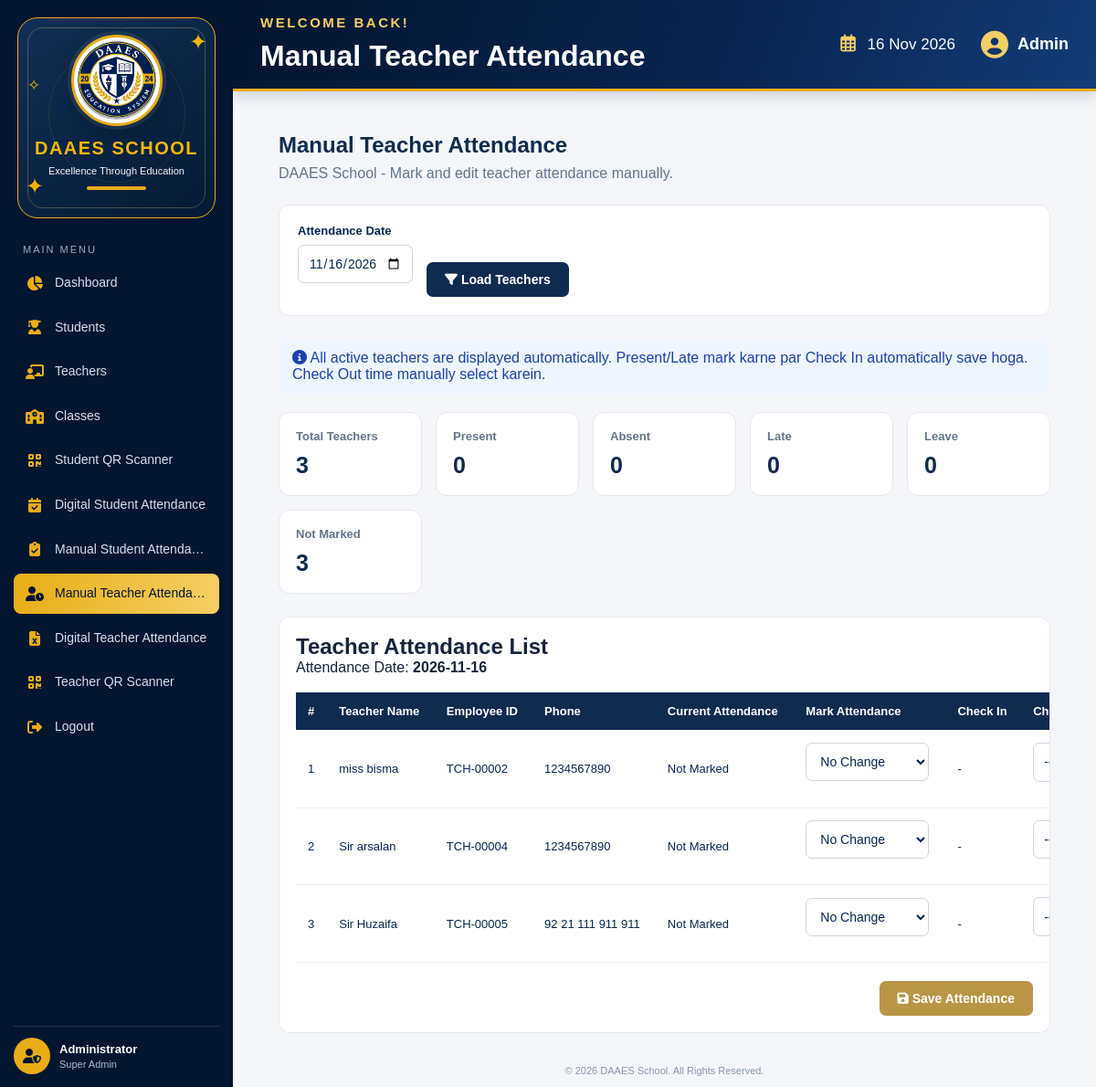
/attendance/teacher_manual_attendance.php, run on the app's committed database.
### tables this page shows
CREATE TABLE `teachers` (
  `id` int(11) NOT NULL,
  `user_id` int(11) DEFAULT NULL,
  `employee_id` varchar(50) NOT NULL,
  `qr_token` varchar(64) DEFAULT NULL,
  `full_name` varchar(150) NOT NULL,
  `father_name` varchar(150) DEFAULT NULL,
  `gender` enum('Male','Female') DEFAULT NULL,
  `date_of_birth` date DEFAULT NULL,
  `phone` varchar(25) DEFAULT NULL,
  `email` varchar(150) DEFAULT NULL,
  `address` text DEFAULT NULL,
  `qualification` varchar(150) DEFAULT NULL,
  `academic_qualification` varchar(150) DEFAULT NULL,
  `specific_qualification` varchar(150) DEFAULT NULL,
  `joining_date` date DEFAULT NULL,
  `salary` decimal(12,2) DEFAULT 0.00,
  `photo` varchar(255) DEFAULT NULL,
  `status` enum('active','inactive') DEFAULT 'active',
  `created_at` timestamp NOT NULL DEFAULT current_timestamp()
);

### attendance/teacher_manual_attendance.php (the view, shortened to what this page needs)
<?php
require_once __DIR__ . '/../config/database.php';
$db = $conn ?? $mysqli ?? $con ?? $connection ?? null;
$db->set_charset("utf8mb4");
function teacher_manual_e($value)
{
    return htmlspecialchars(
        (string)($value ?? ''),
        ENT_QUOTES,
        'UTF-8'
    );
}
$today = date('Y-m-d');
$selectedDate = $_POST['attendance_date']
    ?? $_GET['date']
    ?? $today;
$teachers = [];
$teacherSql = "
    SELECT
        t.id AS database_id,
        t.employee_id,
        t.full_name,
        t.phone,
        t.email,
        a.status AS attendance_status,
        a.check_in,
        a.check_out,
        a.remarks
    FROM teachers t
    LEFT JOIN teacher_attendance a
        ON a.teacher_id = t.id
        AND a.attendance_date = ?
    WHERE t.status = 'active'
    ORDER BY t.full_name ASC
";
$teacherStmt = $db->prepare($teacherSql);
$teacherStmt->bind_param("s", $selectedDate);
$teacherStmt->execute();
$teacherResult = $teacherStmt->get_result();
while ($row = $teacherResult->fetch_assoc()) {
    $teachers[] = $row;
}
$presentCount = 0;
$absentCount = 0;
$lateCount = 0;
$leaveCount = 0;
$unmarkedCount = 0;
foreach ($teachers as $teacher) {
    switch ($teacher['attendance_status']) {
        default:
            $unmarkedCount++;
            break;
    }
}
$totalTeachers = count($teachers);
?>
<div class="teacher-manual-container">
    <div class="teacher-manual-heading">
        <h1>Manual Teacher Attendance</h1>
        <p>
            DAAES School - Mark and edit teacher attendance manually.
        </p>
    </div>
    <form method="GET" class="teacher-manual-filters">
        <div>
            <label>Attendance Date</label>
            <input
                type="date"
                name="date"
                value="<?= teacher_manual_e($selectedDate) ?>"
                max="<?= teacher_manual_e($today) ?>"
                required
            >
        </div>
        <button
            type="submit"
            class="teacher-manual-btn teacher-manual-primary"
        >
            <i class="fas fa-filter"></i>
            Load Teachers
        </button>
    </form>
    <div class="teacher-manual-info">
        <i class="fas fa-info-circle"></i>
        All active teachers are displayed automatically.
        Present/Late mark karne par Check In automatically save hoga.
        Check Out time manually select karein.
    </div>
    <div class="teacher-manual-cards">
        <div class="teacher-manual-card">
            <h3>Total Teachers</h3>
            <p><?= $totalTeachers ?></p>
        </div>
        <div class="teacher-manual-card">
            <h3>Present</h3>
            <p><?= $presentCount ?></p>
        </div>
        <div class="teacher-manual-card">
            <h3>Absent</h3>
            <p><?= $absentCount ?></p>
        </div>
        <div class="teacher-manual-card">
            <h3>Late</h3>
            <p><?= $lateCount ?></p>
        </div>
        <div class="teacher-manual-card">
            <h3>Leave</h3>
            <p><?= $leaveCount ?></p>
        </div>
        <div class="teacher-manual-card">
            <h3>Not Marked</h3>
            <p><?= $unmarkedCount ?></p>
        </div>
    </div>
    <form method="POST">
        <div class="teacher-manual-table-wrapper">
            <h2>Teacher Attendance List</h2>
            <p>
                Attendance Date:
                <strong><?= teacher_manual_e($selectedDate) ?></strong>
            </p>
            <br>
            <table class="teacher-manual-table">
                <thead>
                    <tr>
                        <th>#</th>
                        <th>Teacher Name</th>
                        <th>Employee ID</th>
                        <th>Phone</th>
                        <th>Current Attendance</th>
                        <th>Mark Attendance</th>
                        <th>Check In</th>
                        <th>Check Out</th>
                    </tr>
                </thead>
                <tbody>
                    <?php if (!empty($teachers)): ?>
                        <?php foreach ($teachers as $index => $teacher): ?>
                            <tr>
                                <td>
                                    <?= $index + 1 ?>
                                </td>
                                <td>
                                    <?= teacher_manual_e($teacher['full_name']) ?>
                                </td>
                                <td>
                                    <?= teacher_manual_e($teacher['employee_id']) ?>
                                </td>
                                <td>
                                    <?= teacher_manual_e($teacher['phone'] ?? '-') ?>
                                </td>
                                <td>
                                    <?php if ($teacher['attendance_status']): ?>
                                        <?= teacher_manual_e(
                                            ucfirst($teacher['attendance_status'])
                                        ) ?>
                                    <?php else: ?>
                                        Not Marked
                                    <?php endif; ?>
                                </td>
                                <td>
                                    <select
                                        name="attendance[<?= (int)$teacher['database_id'] ?>]"
                                        class="teacher-status-select"
                                    >
                                        <option value="">
                                            No Change
                                        </option>
                                    </select>
                                </td>
                                <td>
                                    <?php if (!empty($teacher['check_in'])): ?>
                                        <?= teacher_manual_e(
                                            date(
                                                'h:i A',
                                                strtotime($teacher['check_in'])
                                            )
                                        ) ?>
                                    <?php else: ?>
                                        -
                                    <?php endif; ?>
                                </td>
                                <td>
                                    <input
                                        type="time"
                                        name="checkout[<?= (int)$teacher['database_id'] ?>]"
                                        class="teacher-checkout-input"
                                        value="<?= !empty($teacher['check_out']) ? teacher_manual_e(substr($teacher['check_out'], 0, 5)) : '' ?>"
                                    >
                                </td>
                            </tr>
                        <?php endforeach; ?>
                    <?php endif; ?>
                </tbody>
            </table>
            <?php if (!empty($teachers)): ?>
                <div class="teacher-manual-save-area">
                    <button
                        type="submit"
                        name="save_attendance"
                        value="1"
                        class="teacher-manual-btn teacher-manual-gold"
                    >
                        <i class="fas fa-save"></i>
                        Save Attendance
                    </button>
                </div>
            <?php endif; ?>
        </div>
    </form>
</div>
<?php
require_once __DIR__ . '/../admin/layouts/admin_layout.php';
?>

### assets/css/style.css (style rules this page uses)
:root { --navy: #082653; --navy-light: #123d78; --gold: #e8ad16; --gold-light: #f5cf65; --background: #f3f5fa; --white: #ffffff; --text: #082653; --muted: #777f8d; --border: #d5dce8; --success-bg: #e5f8ec; --success-text: #176b36; --error-bg: #ffe8e8; --error-text: #b42323; --shadow: 0 5px 25px rgba(0,0,0,.07); }
* { margin: 0; padding: 0; box-sizing: border-box; }
body { min-height: 100vh; padding: 25px; font-family: Arial, sans-serif; background: var(--background); color: var(--text); }
.form-group label, label { display: block; color: var(--navy); font-size: 13px; font-weight: 600; margin-bottom: 8px; }
input, select, textarea { display: block; width: 100%; min-width: 0; padding: 12px; margin-bottom: 15px; border: 1px solid var(--border); border-radius: 8px; background: var(--white); color: var(--text); font-family: inherit; font-size: 14px; outline: none; }
input::placeholder, textarea::placeholder { color: #9aa3b1; }
select option { background: var(--white); color: var(--navy); }
button, .btn, .btn-neon { display: inline-block; padding: 13px 24px; border: none; border-radius: 8px; background: var(--gold); color: var(--navy); font-family: inherit; font-size: 14px; font-weight: 700; text-decoration: none; cursor: pointer; transition: .25s ease; }
table { width: 100%; min-width: 850px; border-collapse: collapse; background: var(--white); color: var(--text); }
th, td { padding: 13px; border-bottom: 1px solid #e6eaf0; text-align: left; font-size: 13px; }
th { background: var(--navy); color: var(--white); white-space: nowrap; }

### assets/css/dashboard-layout.css (style rules this page uses)
* { box-sizing: border-box; }
.dashboard-body { padding: 0; margin: 0; min-height: 100vh; height: 100vh; overflow: hidden; background: #f4f6fa; }

### attendance/teacher_manual_attendance.php (style rules this page uses)
.teacher-manual-container { padding: 25px; }
.teacher-manual-heading { margin-bottom: 25px; }
.teacher-manual-heading h1 { color: #102b50; margin-bottom: 8px; }
.teacher-manual-heading p { color: #64748b; }
.teacher-manual-filters { display: flex; flex-wrap: wrap; gap: 15px; align-items: end; background: #fff; border: 1px solid #e5e7eb; border-radius: 12px; padding: 20px; margin-bottom: 25px; }
.teacher-manual-filters label { display: block; margin-bottom: 8px; font-weight: 600; }
.teacher-manual-filters input { padding: 11px; border: 1px solid #d1d5db; border-radius: 7px; background: white; }
.teacher-manual-btn { padding: 11px 20px; border: none; border-radius: 7px; cursor: pointer; text-decoration: none; display: inline-block; font-weight: 600; }
.teacher-manual-primary { background: #102b50; color: white; }
.teacher-manual-gold { background: #b99545; color: white; }
.teacher-manual-cards { display: grid; grid-template-columns: repeat(auto-fit, minmax(140px, 1fr)); gap: 15px; margin-bottom: 25px; }
.teacher-manual-card { background: white; padding: 18px; border-radius: 12px; border: 1px solid #e5e7eb; }
.teacher-manual-card h3 { font-size: 13px; color: #64748b; margin-bottom: 10px; }
.teacher-manual-card p { font-size: 25px; font-weight: bold; color: #102b50; }
.teacher-manual-table-wrapper { background: white; border-radius: 12px; padding: 18px; overflow-x: auto; border: 1px solid #e5e7eb; }
.teacher-manual-table { width: 100%; border-collapse: collapse; min-width: 950px; }
.teacher-manual-table th, .teacher-manual-table td { padding: 13px; text-align: left; border-bottom: 1px solid #eee; }
.teacher-manual-table th { background: #102b50; color: white; }
.teacher-status-select { width: 135px; padding: 11px; border: 1px solid #d1d5db; border-radius: 7px; background: white; }
.teacher-checkout-input { width: 125px; padding: 10px; border: 1px solid #d1d5db; border-radius: 7px; background: white; }
.teacher-manual-save-area { display: flex; justify-content: flex-end; margin-top: 20px; }
.teacher-manual-info { background: #eff6ff; color: #1e40af; padding: 12px 15px; border-radius: 8px; margin-bottom: 20px; }

### data on the page
teachers: full_name "miss bisma", employee "TCH-00002", phone "1234567890"
teachers: full_name "Sir arsalan", employee "TCH-00004", phone "1234567890"
teachers: full_name "Sir Huzaifa", employee "TCH-00005", phone "92 21 111 911 911"

### other printed values
$_SESSION['admin_name'] "Administrator"
$page_title "Manual Teacher Attendance"
$totalTeachers "3"
$presentCount "0"
$absentCount "0"
$lateCount "0"
$leaveCount "0"
$unmarkedCount "3"
teacher_manual_e($selectedDate) "2026-11-16"
